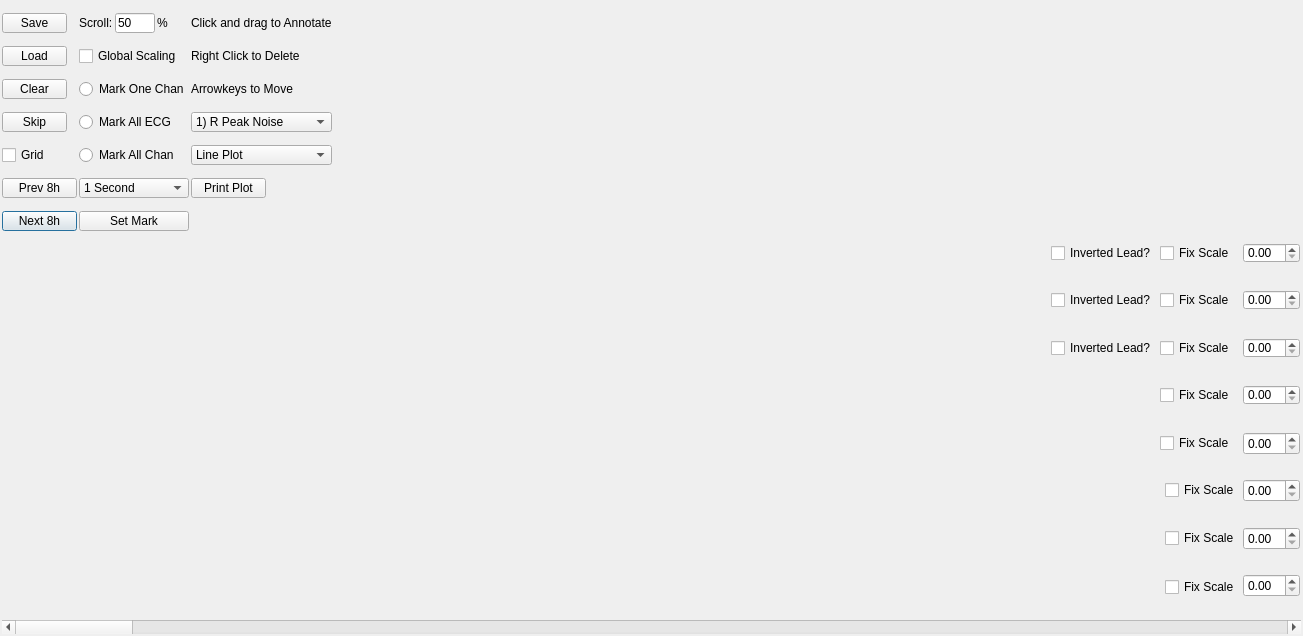
<?xml version="1.0" encoding="UTF-8"?>
<ui version="4.0">
 <class>noise_marking_gui</class>
 <widget class="QDialog" name="noise_marking_gui">
  <property name="geometry">
   <rect>
    <x>0</x>
    <y>0</y>
    <width>1303</width>
    <height>636</height>
   </rect>
  </property>
  <property name="maximumSize">
   <size>
    <width>16777215</width>
    <height>16777215</height>
   </size>
  </property>
  <property name="windowTitle">
   <string>PPG/ECG Noise Marker</string>
  </property>
  <layout class="QVBoxLayout" name="verticalLayout" stretch="0,1">
   <property name="spacing">
    <number>0</number>
   </property>
   <property name="leftMargin">
    <number>2</number>
   </property>
   <property name="topMargin">
    <number>2</number>
   </property>
   <property name="rightMargin">
    <number>2</number>
   </property>
   <property name="bottomMargin">
    <number>2</number>
   </property>
   <item>
    <layout class="QHBoxLayout" name="top" stretch="0,1">
     <property name="spacing">
      <number>0</number>
     </property>
     <item>
      <layout class="QGridLayout" name="buttons">
       <property name="spacing">
        <number>2</number>
       </property>
       <item row="4" column="0">
        <widget class="QCheckBox" name="show_grid_check">
         <property name="maximumSize">
          <size>
           <width>65</width>
           <height>20</height>
          </size>
         </property>
         <property name="text">
          <string>Grid</string>
         </property>
        </widget>
       </item>
       <item row="2" column="2">
        <widget class="QLabel" name="label_4">
         <property name="text">
          <string>Arrowkeys to Move</string>
         </property>
        </widget>
       </item>
       <item row="0" column="1">
        <layout class="QHBoxLayout" name="horizontalLayout">
         <item>
          <widget class="QLabel" name="seconds_to_scroll_label">
           <property name="maximumSize">
            <size>
             <width>100</width>
             <height>20</height>
            </size>
           </property>
           <property name="font">
            <font>
             <bold>false</bold>
            </font>
           </property>
           <property name="text">
            <string>Scroll:</string>
           </property>
          </widget>
         </item>
         <item>
          <widget class="QLineEdit" name="skip_interval_box">
           <property name="maximumSize">
            <size>
             <width>40</width>
             <height>20</height>
            </size>
           </property>
           <property name="inputMask">
            <string>000</string>
           </property>
           <property name="text">
            <string>50</string>
           </property>
          </widget>
         </item>
         <item>
          <widget class="QLabel" name="label_2">
           <property name="text">
            <string>%</string>
           </property>
          </widget>
         </item>
        </layout>
       </item>
       <item row="4" column="2">
        <widget class="QComboBox" name="scatter_line">
         <property name="maximumSize">
          <size>
           <width>16777215</width>
           <height>20</height>
          </size>
         </property>
         <item>
          <property name="text">
           <string>Line Plot</string>
          </property>
         </item>
         <item>
          <property name="text">
           <string>Scatter Plot</string>
          </property>
         </item>
        </widget>
       </item>
       <item row="6" column="0">
        <widget class="QPushButton" name="next8hours">
         <property name="maximumSize">
          <size>
           <width>75</width>
           <height>20</height>
          </size>
         </property>
         <property name="text">
          <string>Next 8h</string>
         </property>
        </widget>
       </item>
       <item row="1" column="2">
        <widget class="QLabel" name="label_3">
         <property name="text">
          <string>Right Click to Delete</string>
         </property>
        </widget>
       </item>
       <item row="6" column="1">
        <widget class="QPushButton" name="make_annotation">
         <property name="minimumSize">
          <size>
           <width>0</width>
           <height>0</height>
          </size>
         </property>
         <property name="maximumSize">
          <size>
           <width>110</width>
           <height>20</height>
          </size>
         </property>
         <property name="text">
          <string>Set Mark</string>
         </property>
        </widget>
       </item>
       <item row="0" column="2">
        <widget class="QLabel" name="label">
         <property name="text">
          <string>Click and drag to Annotate</string>
         </property>
        </widget>
       </item>
       <item row="1" column="1">
        <widget class="QCheckBox" name="global_scaling">
         <property name="maximumSize">
          <size>
           <width>16777215</width>
           <height>20</height>
          </size>
         </property>
         <property name="text">
          <string>Global Scaling</string>
         </property>
        </widget>
       </item>
       <item row="3" column="2">
        <widget class="QComboBox" name="marking_type">
         <property name="sizePolicy">
          <sizepolicy hsizetype="Preferred" vsizetype="Ignored">
           <horstretch>0</horstretch>
           <verstretch>0</verstretch>
          </sizepolicy>
         </property>
         <property name="maximumSize">
          <size>
           <width>150</width>
           <height>25</height>
          </size>
         </property>
         <item>
          <property name="text">
           <string>1) R Peak Noise</string>
          </property>
         </item>
         <item>
          <property name="text">
           <string>2) Minor Noise</string>
          </property>
         </item>
         <item>
          <property name="text">
           <string>3) Blank.+Thresh.</string>
          </property>
         </item>
         <item>
          <property name="text">
           <string>4) PVC</string>
          </property>
         </item>
         <item>
          <property name="text">
           <string>5) PAC</string>
          </property>
         </item>
         <item>
          <property name="text">
           <string>6) Cond. Delay</string>
          </property>
         </item>
         <item>
          <property name="text">
           <string>7) AF</string>
          </property>
         </item>
         <item>
          <property name="text">
           <string>8) SVT</string>
          </property>
         </item>
         <item>
          <property name="text">
           <string>9) VT</string>
          </property>
         </item>
         <item>
          <property name="text">
           <string>Invert/Noninvert</string>
          </property>
         </item>
         <item>
          <property name="text">
           <string>Benign Arr.</string>
          </property>
         </item>
         <item>
          <property name="text">
           <string>Sig. Arr.</string>
          </property>
         </item>
         <item>
          <property name="text">
           <string>Other</string>
          </property>
         </item>
        </widget>
       </item>
       <item row="2" column="1">
        <widget class="QRadioButton" name="mark_one_chan">
         <property name="text">
          <string>Mark One Chan</string>
         </property>
         <attribute name="buttonGroup">
          <string notr="true">buttonGroup</string>
         </attribute>
        </widget>
       </item>
       <item row="4" column="1">
        <widget class="QRadioButton" name="mark_all_chan">
         <property name="text">
          <string>Mark All Chan</string>
         </property>
         <attribute name="buttonGroup">
          <string notr="true">buttonGroup</string>
         </attribute>
        </widget>
       </item>
       <item row="5" column="1">
        <widget class="QComboBox" name="window_length_selector">
         <property name="maximumSize">
          <size>
           <width>16777215</width>
           <height>20</height>
          </size>
         </property>
         <item>
          <property name="text">
           <string>1 Second</string>
          </property>
         </item>
         <item>
          <property name="text">
           <string>3 Second</string>
          </property>
         </item>
         <item>
          <property name="text">
           <string>10 Seconds</string>
          </property>
         </item>
         <item>
          <property name="text">
           <string>30 Seconds</string>
          </property>
         </item>
         <item>
          <property name="text">
           <string>1 Minute</string>
          </property>
         </item>
         <item>
          <property name="text">
           <string>2 Minutes</string>
          </property>
         </item>
         <item>
          <property name="text">
           <string>5 Minutes</string>
          </property>
         </item>
        </widget>
       </item>
       <item row="2" column="0">
        <widget class="QPushButton" name="clearall_button">
         <property name="maximumSize">
          <size>
           <width>65</width>
           <height>20</height>
          </size>
         </property>
         <property name="text">
          <string>Clear</string>
         </property>
        </widget>
       </item>
       <item row="3" column="1">
        <widget class="QRadioButton" name="mark_ecg">
         <property name="text">
          <string>Mark All ECG</string>
         </property>
         <attribute name="buttonGroup">
          <string notr="true">buttonGroup</string>
         </attribute>
        </widget>
       </item>
       <item row="1" column="0">
        <widget class="QPushButton" name="browse_file_button">
         <property name="maximumSize">
          <size>
           <width>65</width>
           <height>20</height>
          </size>
         </property>
         <property name="text">
          <string>Load</string>
         </property>
        </widget>
       </item>
       <item row="5" column="2">
        <widget class="QPushButton" name="save_current_plot">
         <property name="maximumSize">
          <size>
           <width>75</width>
           <height>20</height>
          </size>
         </property>
         <property name="text">
          <string>Print Plot</string>
         </property>
        </widget>
       </item>
       <item row="5" column="0">
        <widget class="QPushButton" name="prev8hours">
         <property name="maximumSize">
          <size>
           <width>75</width>
           <height>20</height>
          </size>
         </property>
         <property name="text">
          <string>Prev 8h</string>
         </property>
        </widget>
       </item>
       <item row="0" column="0">
        <widget class="QPushButton" name="finalize_button">
         <property name="maximumSize">
          <size>
           <width>65</width>
           <height>20</height>
          </size>
         </property>
         <property name="text">
          <string>Save</string>
         </property>
        </widget>
       </item>
       <item row="3" column="0">
        <widget class="QPushButton" name="skip_button">
         <property name="sizePolicy">
          <sizepolicy hsizetype="Minimum" vsizetype="Minimum">
           <horstretch>0</horstretch>
           <verstretch>0</verstretch>
          </sizepolicy>
         </property>
         <property name="minimumSize">
          <size>
           <width>0</width>
           <height>0</height>
          </size>
         </property>
         <property name="maximumSize">
          <size>
           <width>65</width>
           <height>20</height>
          </size>
         </property>
         <property name="text">
          <string>Skip</string>
         </property>
        </widget>
       </item>
      </layout>
     </item>
     <item>
      <layout class="QVBoxLayout" name="top_plots">
       <property name="spacing">
        <number>0</number>
       </property>
       <item>
        <widget class="QChartView" name="ecg_ampogram_axis" native="true">
         <property name="sizePolicy">
          <sizepolicy hsizetype="Expanding" vsizetype="Expanding">
           <horstretch>1</horstretch>
           <verstretch>1</verstretch>
          </sizepolicy>
         </property>
         <property name="minimumSize">
          <size>
           <width>0</width>
           <height>80</height>
          </size>
         </property>
         <property name="styleSheet">
          <string notr="true"/>
         </property>
        </widget>
       </item>
       <item>
        <widget class="QChartView" name="ppg_ampogram_axis" native="true">
         <property name="sizePolicy">
          <sizepolicy hsizetype="Expanding" vsizetype="Expanding">
           <horstretch>1</horstretch>
           <verstretch>1</verstretch>
          </sizepolicy>
         </property>
         <property name="minimumSize">
          <size>
           <width>0</width>
           <height>80</height>
          </size>
         </property>
         <property name="styleSheet">
          <string notr="true"/>
         </property>
        </widget>
       </item>
       <item>
        <layout class="QHBoxLayout" name="horizontalLayout_5" stretch="0,1,1">
         <property name="spacing">
          <number>0</number>
         </property>
         <item>
          <widget class="QChartView" name="hyp_resp_axis" native="true">
           <property name="sizePolicy">
            <sizepolicy hsizetype="Preferred" vsizetype="Expanding">
             <horstretch>1</horstretch>
             <verstretch>1</verstretch>
            </sizepolicy>
           </property>
           <property name="minimumSize">
            <size>
             <width>0</width>
             <height>80</height>
            </size>
           </property>
          </widget>
         </item>
         <item>
          <widget class="QChartView" name="pacemaker_axis" native="true">
           <property name="sizePolicy">
            <sizepolicy hsizetype="Preferred" vsizetype="Preferred">
             <horstretch>1</horstretch>
             <verstretch>1</verstretch>
            </sizepolicy>
           </property>
           <property name="minimumSize">
            <size>
             <width>0</width>
             <height>80</height>
            </size>
           </property>
          </widget>
         </item>
         <item>
          <widget class="QChartView" name="cvp_eeg_axis" native="true">
           <property name="sizePolicy">
            <sizepolicy hsizetype="Expanding" vsizetype="Expanding">
             <horstretch>1</horstretch>
             <verstretch>1</verstretch>
            </sizepolicy>
           </property>
           <property name="minimumSize">
            <size>
             <width>0</width>
             <height>80</height>
            </size>
           </property>
          </widget>
         </item>
        </layout>
       </item>
      </layout>
     </item>
    </layout>
   </item>
   <item>
    <layout class="QVBoxLayout" name="main_plots" stretch="1,1,1,1,1,1,1,1,0">
     <property name="spacing">
      <number>0</number>
     </property>
     <item>
      <widget class="QChartView" name="ecg_axis_1" native="true">
       <property name="sizePolicy">
        <sizepolicy hsizetype="Expanding" vsizetype="Expanding">
         <horstretch>1</horstretch>
         <verstretch>6</verstretch>
        </sizepolicy>
       </property>
       <property name="styleSheet">
        <string notr="true"/>
       </property>
       <layout class="QGridLayout" name="gridLayout">
        <property name="leftMargin">
         <number>0</number>
        </property>
        <property name="topMargin">
         <number>1</number>
        </property>
        <property name="rightMargin">
         <number>1</number>
        </property>
        <property name="bottomMargin">
         <number>0</number>
        </property>
        <property name="horizontalSpacing">
         <number>3</number>
        </property>
        <property name="verticalSpacing">
         <number>0</number>
        </property>
        <item row="0" column="3">
         <widget class="QDoubleSpinBox" name="ecg_1_gain">
          <property name="minimumSize">
           <size>
            <width>0</width>
            <height>10</height>
           </size>
          </property>
          <property name="frame">
           <bool>true</bool>
          </property>
         </widget>
        </item>
        <item row="1" column="1">
         <spacer name="verticalSpacer">
          <property name="orientation">
           <enum>Qt::Orientation::Vertical</enum>
          </property>
          <property name="sizeHint" stdset="0">
           <size>
            <width>20</width>
            <height>160</height>
           </size>
          </property>
         </spacer>
        </item>
        <item row="0" column="2">
         <widget class="QCheckBox" name="ecg_1_check">
          <property name="minimumSize">
           <size>
            <width>80</width>
            <height>10</height>
           </size>
          </property>
          <property name="focusPolicy">
           <enum>Qt::FocusPolicy::NoFocus</enum>
          </property>
          <property name="text">
           <string>Fix Scale</string>
          </property>
         </widget>
        </item>
        <item row="0" column="1">
         <widget class="QCheckBox" name="ecg_1_reverse">
          <property name="text">
           <string>Inverted Lead?</string>
          </property>
         </widget>
        </item>
        <item row="0" column="0">
         <spacer name="horizontalSpacer">
          <property name="orientation">
           <enum>Qt::Orientation::Horizontal</enum>
          </property>
          <property name="sizeHint" stdset="0">
           <size>
            <width>1205</width>
            <height>20</height>
           </size>
          </property>
         </spacer>
        </item>
       </layout>
      </widget>
     </item>
     <item>
      <widget class="QChartView" name="ecg_axis_2" native="true">
       <property name="sizePolicy">
        <sizepolicy hsizetype="Expanding" vsizetype="Expanding">
         <horstretch>1</horstretch>
         <verstretch>1</verstretch>
        </sizepolicy>
       </property>
       <property name="styleSheet">
        <string notr="true"/>
       </property>
       <layout class="QGridLayout" name="gridLayout_2">
        <property name="leftMargin">
         <number>0</number>
        </property>
        <property name="topMargin">
         <number>1</number>
        </property>
        <property name="rightMargin">
         <number>1</number>
        </property>
        <property name="bottomMargin">
         <number>0</number>
        </property>
        <property name="horizontalSpacing">
         <number>3</number>
        </property>
        <property name="verticalSpacing">
         <number>0</number>
        </property>
        <item row="0" column="1">
         <widget class="QCheckBox" name="ecg_2_reverse">
          <property name="text">
           <string>Inverted Lead?</string>
          </property>
         </widget>
        </item>
        <item row="1" column="1">
         <spacer name="verticalSpacer_2">
          <property name="orientation">
           <enum>Qt::Orientation::Vertical</enum>
          </property>
          <property name="sizeHint" stdset="0">
           <size>
            <width>20</width>
            <height>160</height>
           </size>
          </property>
         </spacer>
        </item>
        <item row="0" column="3">
         <widget class="QDoubleSpinBox" name="ecg_2_gain">
          <property name="minimumSize">
           <size>
            <width>0</width>
            <height>10</height>
           </size>
          </property>
         </widget>
        </item>
        <item row="0" column="0">
         <spacer name="horizontalSpacer_2">
          <property name="orientation">
           <enum>Qt::Orientation::Horizontal</enum>
          </property>
          <property name="sizeHint" stdset="0">
           <size>
            <width>1205</width>
            <height>20</height>
           </size>
          </property>
         </spacer>
        </item>
        <item row="0" column="2">
         <widget class="QCheckBox" name="ecg_2_check">
          <property name="minimumSize">
           <size>
            <width>80</width>
            <height>10</height>
           </size>
          </property>
          <property name="focusPolicy">
           <enum>Qt::FocusPolicy::NoFocus</enum>
          </property>
          <property name="text">
           <string>Fix Scale</string>
          </property>
         </widget>
        </item>
       </layout>
      </widget>
     </item>
     <item>
      <widget class="QChartView" name="ecg_axis_3" native="true">
       <property name="sizePolicy">
        <sizepolicy hsizetype="Expanding" vsizetype="Expanding">
         <horstretch>1</horstretch>
         <verstretch>1</verstretch>
        </sizepolicy>
       </property>
       <property name="styleSheet">
        <string notr="true"/>
       </property>
       <layout class="QGridLayout" name="gridLayout_3">
        <property name="leftMargin">
         <number>0</number>
        </property>
        <property name="topMargin">
         <number>1</number>
        </property>
        <property name="rightMargin">
         <number>1</number>
        </property>
        <property name="bottomMargin">
         <number>0</number>
        </property>
        <property name="horizontalSpacing">
         <number>3</number>
        </property>
        <property name="verticalSpacing">
         <number>0</number>
        </property>
        <item row="0" column="4">
         <widget class="QDoubleSpinBox" name="ecg_3_gain">
          <property name="minimumSize">
           <size>
            <width>0</width>
            <height>10</height>
           </size>
          </property>
         </widget>
        </item>
        <item row="0" column="0">
         <spacer name="horizontalSpacer_3">
          <property name="orientation">
           <enum>Qt::Orientation::Horizontal</enum>
          </property>
          <property name="sizeHint" stdset="0">
           <size>
            <width>1205</width>
            <height>20</height>
           </size>
          </property>
         </spacer>
        </item>
        <item row="1" column="2">
         <spacer name="verticalSpacer_3">
          <property name="orientation">
           <enum>Qt::Orientation::Vertical</enum>
          </property>
          <property name="sizeHint" stdset="0">
           <size>
            <width>20</width>
            <height>159</height>
           </size>
          </property>
         </spacer>
        </item>
        <item row="0" column="2">
         <widget class="QCheckBox" name="ecg_3_reverse">
          <property name="text">
           <string>Inverted Lead?</string>
          </property>
         </widget>
        </item>
        <item row="0" column="3">
         <widget class="QCheckBox" name="ecg_3_check">
          <property name="minimumSize">
           <size>
            <width>80</width>
            <height>10</height>
           </size>
          </property>
          <property name="focusPolicy">
           <enum>Qt::FocusPolicy::NoFocus</enum>
          </property>
          <property name="text">
           <string>Fix Scale</string>
          </property>
         </widget>
        </item>
       </layout>
      </widget>
     </item>
     <item>
      <widget class="QChartView" name="ppg_axis" native="true">
       <property name="sizePolicy">
        <sizepolicy hsizetype="Expanding" vsizetype="Expanding">
         <horstretch>1</horstretch>
         <verstretch>1</verstretch>
        </sizepolicy>
       </property>
       <property name="styleSheet">
        <string notr="true"/>
       </property>
       <layout class="QGridLayout" name="gridLayout_4">
        <property name="leftMargin">
         <number>0</number>
        </property>
        <property name="topMargin">
         <number>1</number>
        </property>
        <property name="rightMargin">
         <number>1</number>
        </property>
        <property name="bottomMargin">
         <number>0</number>
        </property>
        <property name="horizontalSpacing">
         <number>3</number>
        </property>
        <property name="verticalSpacing">
         <number>0</number>
        </property>
        <item row="2" column="2">
         <widget class="QDoubleSpinBox" name="ppg_gain">
          <property name="minimumSize">
           <size>
            <width>0</width>
            <height>10</height>
           </size>
          </property>
         </widget>
        </item>
        <item row="2" column="0">
         <spacer name="horizontalSpacer_4">
          <property name="orientation">
           <enum>Qt::Orientation::Horizontal</enum>
          </property>
          <property name="sizeHint" stdset="0">
           <size>
            <width>1305</width>
            <height>20</height>
           </size>
          </property>
         </spacer>
        </item>
        <item row="2" column="1">
         <widget class="QCheckBox" name="ppg_check">
          <property name="minimumSize">
           <size>
            <width>80</width>
            <height>10</height>
           </size>
          </property>
          <property name="focusPolicy">
           <enum>Qt::FocusPolicy::NoFocus</enum>
          </property>
          <property name="text">
           <string>Fix Scale</string>
          </property>
         </widget>
        </item>
        <item row="3" column="1">
         <spacer name="verticalSpacer_4">
          <property name="orientation">
           <enum>Qt::Orientation::Vertical</enum>
          </property>
          <property name="sizeHint" stdset="0">
           <size>
            <width>20</width>
            <height>160</height>
           </size>
          </property>
         </spacer>
        </item>
       </layout>
      </widget>
     </item>
     <item>
      <widget class="QChartView" name="abp_axis" native="true">
       <property name="sizePolicy">
        <sizepolicy hsizetype="Expanding" vsizetype="Expanding">
         <horstretch>1</horstretch>
         <verstretch>1</verstretch>
        </sizepolicy>
       </property>
       <property name="styleSheet">
        <string notr="true"/>
       </property>
       <layout class="QGridLayout" name="gridLayout_5">
        <property name="leftMargin">
         <number>0</number>
        </property>
        <property name="topMargin">
         <number>1</number>
        </property>
        <property name="rightMargin">
         <number>1</number>
        </property>
        <property name="bottomMargin">
         <number>0</number>
        </property>
        <property name="horizontalSpacing">
         <number>3</number>
        </property>
        <property name="verticalSpacing">
         <number>0</number>
        </property>
        <item row="0" column="2">
         <widget class="QDoubleSpinBox" name="abp_gain"/>
        </item>
        <item row="0" column="1">
         <widget class="QCheckBox" name="abp_check">
          <property name="minimumSize">
           <size>
            <width>80</width>
            <height>0</height>
           </size>
          </property>
          <property name="focusPolicy">
           <enum>Qt::FocusPolicy::NoFocus</enum>
          </property>
          <property name="text">
           <string>Fix Scale</string>
          </property>
         </widget>
        </item>
        <item row="0" column="0">
         <spacer name="horizontalSpacer_5">
          <property name="orientation">
           <enum>Qt::Orientation::Horizontal</enum>
          </property>
          <property name="sizeHint" stdset="0">
           <size>
            <width>1305</width>
            <height>20</height>
           </size>
          </property>
         </spacer>
        </item>
        <item row="1" column="1" colspan="2">
         <spacer name="verticalSpacer_5">
          <property name="orientation">
           <enum>Qt::Orientation::Vertical</enum>
          </property>
          <property name="sizeHint" stdset="0">
           <size>
            <width>20</width>
            <height>160</height>
           </size>
          </property>
         </spacer>
        </item>
       </layout>
      </widget>
     </item>
     <item>
      <widget class="QChartView" name="art_axis" native="true">
       <property name="sizePolicy">
        <sizepolicy hsizetype="Expanding" vsizetype="Expanding">
         <horstretch>0</horstretch>
         <verstretch>0</verstretch>
        </sizepolicy>
       </property>
       <layout class="QGridLayout" name="gridLayout_6">
        <property name="leftMargin">
         <number>0</number>
        </property>
        <property name="topMargin">
         <number>1</number>
        </property>
        <property name="rightMargin">
         <number>1</number>
        </property>
        <property name="bottomMargin">
         <number>0</number>
        </property>
        <property name="horizontalSpacing">
         <number>3</number>
        </property>
        <property name="verticalSpacing">
         <number>0</number>
        </property>
        <item row="0" column="4">
         <widget class="QDoubleSpinBox" name="art_gain"/>
        </item>
        <item row="0" column="0" rowspan="2">
         <spacer name="horizontalSpacer_6">
          <property name="orientation">
           <enum>Qt::Orientation::Horizontal</enum>
          </property>
          <property name="sizeHint" stdset="0">
           <size>
            <width>1171</width>
            <height>20</height>
           </size>
          </property>
         </spacer>
        </item>
        <item row="0" column="2" rowspan="2" colspan="2">
         <widget class="QCheckBox" name="art_check">
          <property name="text">
           <string>Fix Scale</string>
          </property>
         </widget>
        </item>
        <item row="2" column="3">
         <spacer name="verticalSpacer_6">
          <property name="orientation">
           <enum>Qt::Orientation::Vertical</enum>
          </property>
          <property name="sizeHint" stdset="0">
           <size>
            <width>20</width>
            <height>26</height>
           </size>
          </property>
         </spacer>
        </item>
       </layout>
      </widget>
     </item>
     <item>
      <widget class="QChartView" name="art_pulm_axis" native="true">
       <layout class="QGridLayout" name="gridLayout_7">
        <property name="leftMargin">
         <number>0</number>
        </property>
        <property name="topMargin">
         <number>1</number>
        </property>
        <property name="rightMargin">
         <number>1</number>
        </property>
        <property name="bottomMargin">
         <number>0</number>
        </property>
        <property name="horizontalSpacing">
         <number>3</number>
        </property>
        <property name="verticalSpacing">
         <number>0</number>
        </property>
        <item row="0" column="1">
         <widget class="QCheckBox" name="art_pulm_check">
          <property name="text">
           <string>Fix Scale</string>
          </property>
         </widget>
        </item>
        <item row="0" column="0">
         <spacer name="horizontalSpacer_7">
          <property name="orientation">
           <enum>Qt::Orientation::Horizontal</enum>
          </property>
          <property name="sizeHint" stdset="0">
           <size>
            <width>1171</width>
            <height>20</height>
           </size>
          </property>
         </spacer>
        </item>
        <item row="0" column="3">
         <widget class="QDoubleSpinBox" name="art_pulm_gain"/>
        </item>
        <item row="1" column="1">
         <spacer name="verticalSpacer_7">
          <property name="orientation">
           <enum>Qt::Orientation::Vertical</enum>
          </property>
          <property name="sizeHint" stdset="0">
           <size>
            <width>20</width>
            <height>40</height>
           </size>
          </property>
         </spacer>
        </item>
       </layout>
      </widget>
     </item>
     <item>
      <widget class="QChartView" name="accel_axis" native="true">
       <layout class="QGridLayout" name="gridLayout_8">
        <property name="leftMargin">
         <number>0</number>
        </property>
        <property name="topMargin">
         <number>1</number>
        </property>
        <property name="rightMargin">
         <number>1</number>
        </property>
        <property name="bottomMargin">
         <number>0</number>
        </property>
        <property name="horizontalSpacing">
         <number>3</number>
        </property>
        <property name="verticalSpacing">
         <number>0</number>
        </property>
        <item row="1" column="0">
         <spacer name="horizontalSpacer_8">
          <property name="orientation">
           <enum>Qt::Orientation::Horizontal</enum>
          </property>
          <property name="sizeHint" stdset="0">
           <size>
            <width>1148</width>
            <height>20</height>
           </size>
          </property>
         </spacer>
        </item>
        <item row="0" column="2" rowspan="2">
         <widget class="QDoubleSpinBox" name="accel_gain"/>
        </item>
        <item row="1" column="1">
         <widget class="QCheckBox" name="accel_check">
          <property name="text">
           <string>Fix Scale</string>
          </property>
         </widget>
        </item>
        <item row="2" column="1">
         <spacer name="verticalSpacer_8">
          <property name="orientation">
           <enum>Qt::Orientation::Vertical</enum>
          </property>
          <property name="sizeHint" stdset="0">
           <size>
            <width>20</width>
            <height>40</height>
           </size>
          </property>
         </spacer>
        </item>
       </layout>
      </widget>
     </item>
     <item>
      <widget class="QScrollBar" name="chunk_scrollbar">
       <property name="orientation">
        <enum>Qt::Orientation::Horizontal</enum>
       </property>
      </widget>
     </item>
    </layout>
   </item>
  </layout>
 </widget>
 <customwidgets>
  <customwidget>
   <class>QChartView</class>
   <extends>QWidget</extends>
   <header location="global">QtCharts/qchartview.h</header>
   <container>1</container>
  </customwidget>
 </customwidgets>
 <resources/>
 <connections/>
 <buttongroups>
  <buttongroup name="buttonGroup"/>
 </buttongroups>
</ui>
